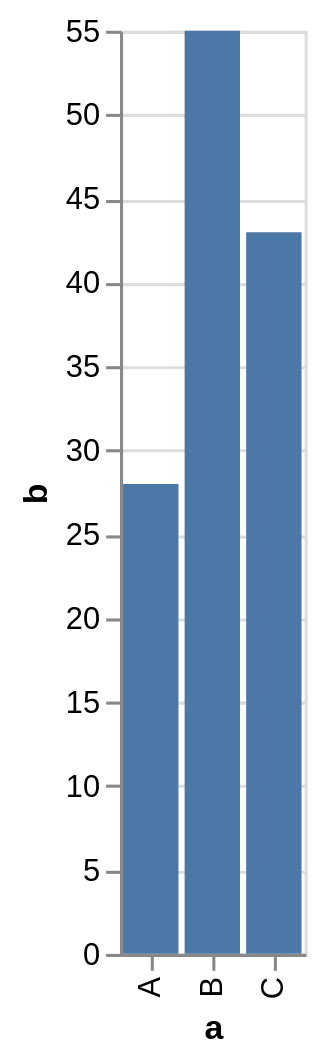

Source (Vega-Lite JSON):
### Vega-Lite specification from a JSON file in a GitHub repository (floating-point values rounded to 4 significant figures)
{"$schema": "https://vega.github.io/schema/vega-lite/v5.json", "data": {"values": [{"a": "A", "b": 28}, {"a": "B", "b": 55}, {"a": "C", "b": 43}]}, "mark": "bar", "encoding": {"x": {"field": "a", "type": "nominal"}, "y": {"field": "b", "type": "quantitative"}}}
